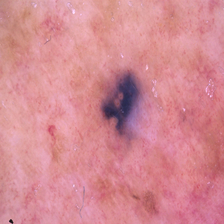
#> input picture 1019.jpg, 224 x 224 px
$ python guia_segmentacion.py
#> lines starting #> are read from the running program, lines starting #| are printed output that depends on the picture; after the words box and inside, x2 and y2 are one past the last pixel; in counts of white or black regions, pixels touching at a corner belong together
import cv2
import urllib.request
import numpy as np
import matplotlib as plt

#leer imagen
img=cv2.imread("1019.jpg",0)
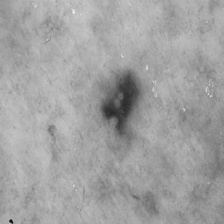
#> img: shape (224, 224); min 15, max 237, mean 161.5

#otsu
ret,thresh=cv2.threshold(img,0,255,cv2.THRESH_BINARY +cv2.THRESH_OTSU)
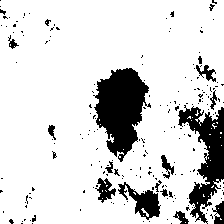
#> thresh: shape (224, 224); 84.2% white; 202 black regions (184 under 20 px), largest, box (x1, y1, x2, y2) and area: (93, 68, 151, 162) 3177, (178, 105, 224, 224) 2359, (118, 182, 161, 220) 673
#> ret = 147

cv2.imshow("Otsu", thresh)
cv2.waitKey(0)
cv2.destroyAllWindows()

#k-means
img=cv2.cvtColor(img,cv2.COLOR_BGR2RGB)
#> img: shape (224, 224, 3)
pixel_vals=img.reshape((-1,3))
pixel_vals=np.float32(pixel_vals)

criteria = (cv2.TERM_CRITERIA_EPS + cv2.TERM_CRITERIA_MAX_ITER, 100, 0.85)
k = 3
retval, labels, centers = cv2.kmeans(pixel_vals, k, None, criteria, 10, cv2.KMEANS_RANDOM_CENTERS)
#> retval = 12769978.3; centers = [[148.6, 148.6, 148.6], [172.8, 172.8, 172.8], [80.87, 80.87, 80.87]]
centers = np.uint8(centers)
#> centers = [[148, 148, 148], [172, 172, 172], [80, 80, 80]]
segmented_data = centers[labels.flatten()]
segmented_image = segmented_data.reshape((img.shape))
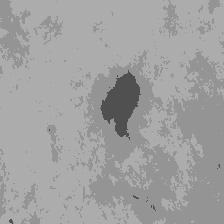
#> segmented_image: shape (224, 224, 3); min 80, max 172, mean 160.8
cv2.imshow("K-means",segmented_image)
cv2.waitKey(0)
cv2.destroyAllWindows()

#contornos activos
#transformando
image = cv2.imread('1019.jpg')
#> image is the input picture: shape (224, 224, 3); mean B, G, R 147, 138.3, 212.5
gray = cv2.cvtColor(image, cv2.COLOR_BGR2GRAY)
blurred = cv2.GaussianBlur(gray, (5, 5), 0)

s = np.linspace(0, 2*np.pi, 400)
r = 100 + 100 * np.sin(s) # Centro Y
c = 220 + 100 * np.cos(s) # Centro X
# Tip: Cambia el 100 por el radio que quieras y los valores 100/220 por la posición
init = np.array([r, c]).T

# alpha: elasticidad (más alto = más rígida)
# beta: suavidad (más alto = menos esquinas)
# gamma: velocidad de ajuste
#> (the run stopped early here; a loop or call above may not have finished)
